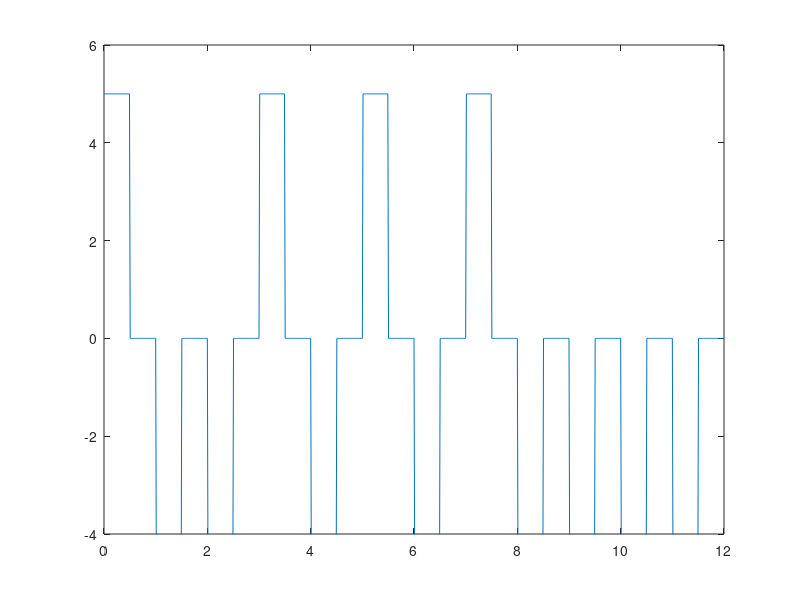

Write the MATLAB code that produced this figure.
clear

bits = [0,1,1,0,1,0,1,0,1,1,1,1];
%bits = [0,1,0,0,1];
promt=('Enter Voltage level');
vl=input(promt);
for i = 1:length(bits)
    if(bits(i)==1) 
        amplitude(i) = -vl;
    else 
        amplitude(i) = vl;
    end
    
end



bitrate = 2;
Time=length(bits);

sampling_frequency = 150;

time = 0:bitrate/sampling_frequency:Time;

x = 1;

for i = 1:length(time)
    y_value(i)= amplitude(x);
     if time(i)>=x-.5
      y_value(i)=0;
    end
    if time(i)>=x
        x= x+1;
    end
end
     

plot(time,y_value);
axis([0 Time -4 6]);


% demodulation
x = 1;

for i = 1:length(time)
    if time(i)>x
        x = x + 1;
        ans_bits(x) = 1;
        if(y_value(i)>0)
            ans_bits(x) = 0;
        end
        %ans_bits(x) = y_value(i);
    end
end

disp('Demodulation : ')
disp(ans_bits)


